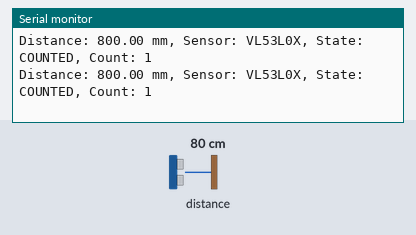
The sketch below on a simulated ESP32. Parts: the last lines printed to the serial monitor. Inputs (shaded band) come from the test bench; at power-on: distance to the obstacle 80 cm. The echo pulse lasts 58.3 µs per cm; WiFi joins after 1.5 s; servers stay silent unless stated; no MQTT or app messages arrive unless stated.

Above: at 2.8 s.
2.9 s: distance to the obstacle set to 96 cm
At 3.8 s:
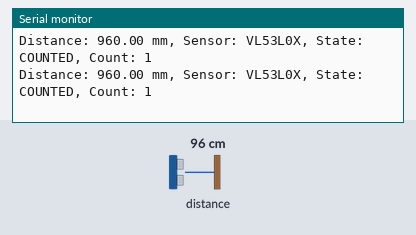
5.9 s: distance to the obstacle set to 104 cm
At 6.9 s:
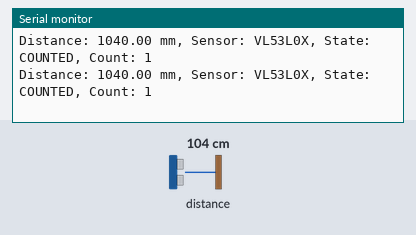
Timing chart, 0 to 8.9 s (numbered marks = the images above; inputs shaded):
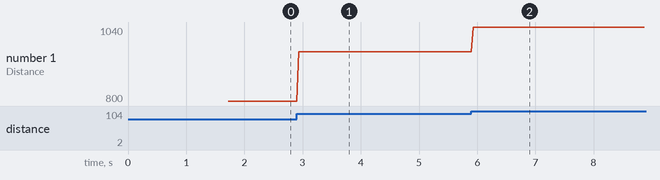

The sketch:

esp32_traffic_node.ino
```cpp
#include <Wire.h>
#include <VL53L0X.h>
#include <WiFi.h>
#include <PubSubClient.h>
#include <Arduino.h>

// WiFi & MQTT config
const char* wifiSSID = "Orange-6432-2.4GHz";
const char* wifiPassword = "hq3m6inREYi";
const char* mqttServer = "192.168.1.102";
const int mqttPort = 1883;
const char* mqttTopic = "vehicle/counter";
const char* nodeID = "node1";
const char* mqttStatusTopic = "vehicle/status";

WiFiClient espClient;
PubSubClient mqttClient(espClient);

// VL53L0X config
#define DETECTION_THRESHOLD_MAX 2000
#define DETECTION_THRESHOLD_MIN 150
#define DETECTION_VALID_TIME 15       // Minimum time in ms for VL53L0X
#define DETECTION_VALID_TIME_ULTRASONIC 50 // Minimum time in ms for ultrasonic
#define DETECTION_TIMEOUT 1000        // Timeout in ms to reset to WAITING
#define INVALID_DISTANCE 8190         // VL53L0X invalid distance value
#define INVALID_READINGS_THRESHOLD 3  // Require 3 consecutive invalid readings
#define COUNTED_TIMEOUT 5000          // 5 seconds
#define SHORT_VEHICLE_TIME 500        // Detection time threshold for short vehicles (ms)
#define LONG_VEHICLE_TIME 1500        // Detection time threshold for long vehicles (ms)
#define SHORT_VEHICLE_LENGTH 2000     // Length for short vehicles (mm, e.g., motorcycles)
#define MEDIUM_VEHICLE_LENGTH 4000    // Length for medium vehicles (mm, e.g., cars)
#define LONG_VEHICLE_LENGTH 10000     // Length for long vehicles (mm, e.g., trucks)
// Note: For side-of-road placement, calibrate SHORT_VEHICLE_TIME and LONG_VEHICLE_TIME based on sensor distance from road and expected vehicle speeds.

// Ultrasonic sensor pins (HC-SR04)
#define TRIG_PIN 5  // Pin for TRIG
#define ECHO_PIN 18 // Pin for ECHO

unsigned long lastCountedTime = 0;
int invalidReadingCount = 0;
unsigned long lastDetectionTime = 0;
unsigned long vehicleCount = 0;
unsigned long detectionStartTime = 0;  // Time when vehicle enters DETECTING state
float vehicleSpeed = 0.0;  // Speed in km/h
const char* vehicleType = "unknown";  // Vehicle type (short, medium, long)

// Variables for DETECTING state distance consistency check
static float lastDistances[3] = {0, 0, 0};
static int distanceIndex = 0;

enum DetectionState {
  WAITING,
  DETECTING,
  COUNTED
};

DetectionState state = WAITING;

VL53L0X sensor;

void connectWiFi() {
  Serial.print(F("Wi-Fi: "));
  WiFi.begin(wifiSSID, wifiPassword);
  uint32_t start = millis();
  while (WiFi.status() != WL_CONNECTED && millis() - start < 10000) {
    delay(500);
    Serial.print(F("."));
  }
  Serial.println(WiFi.status() == WL_CONNECTED ? F(" Connected") : F(" Failed"));
}

void connectMQTT() {
  if (WiFi.status() != WL_CONNECTED) connectWiFi();
  if (WiFi.status() == WL_CONNECTED) {
    mqttClient.setServer(mqttServer, mqttPort);
    Serial.print(F("MQTT: "));
    if (mqttClient.connect("ESP32_VL53L0X_node1", mqttStatusTopic, 0, true, "offline")) {
      Serial.println("Connected");
      mqttClient.publish(mqttStatusTopic, "online", true);
    } else {
      Serial.println("Failed");
    }
  }
}

// Function to read distance from ultrasonic sensor (HC-SR04)
float readUltrasonicDistance() {
  const int NUM_READINGS = 3; // Nombre de lectures consécutives
  float distances[NUM_READINGS];
  int validReadings = 0;

  for (int i = 0; i < NUM_READINGS; i++) {
    digitalWrite(TRIG_PIN, LOW);
    delayMicroseconds(2);
    digitalWrite(TRIG_PIN, HIGH);
    delayMicroseconds(10);
    digitalWrite(TRIG_PIN, LOW);

    long duration = pulseIn(ECHO_PIN, HIGH, 30000); // Timeout after 30ms (~5m)
    if (duration == 0) {
      distances[i] = INVALID_DISTANCE;
      Serial.println("Ultrasonic: No echo received");
    } else {
      distances[i] = (duration * 0.343) / 2; // Distance in mm
      Serial.print("Ultrasonic: Raw duration = ");
      Serial.print(duration);
      Serial.print(" us, Distance = ");
      Serial.print(distances[i]);
      Serial.println(" mm");
    }

    if (distances[i] >= DETECTION_THRESHOLD_MIN && distances[i] <= DETECTION_THRESHOLD_MAX) {
      validReadings++;
    }
    delay(10); // Petite pause entre les lectures
  }

  // Vérifier si au moins 2 des 3 lectures sont valides
  if (validReadings >= 2) {
    // Retourner la moyenne des lectures valides
    float sum = 0;
    int count = 0;
    for (int i = 0; i < NUM_READINGS; i++) {
      if (distances[i] >= DETECTION_THRESHOLD_MIN && distances[i] <= DETECTION_THRESHOLD_MAX) {
        sum += distances[i];
        count++;
      }
    }
    float averageDistance = sum / count;
    Serial.print("Ultrasonic: Valid average distance = ");
    Serial.print(averageDistance);
    Serial.println(" mm");
    return averageDistance;
  } else {
    Serial.println("Ultrasonic: Insufficient valid readings");
    return INVALID_DISTANCE;
  }
}

void setup() {
  Serial.begin(115200);
  delay(50);

  // Initialize ultrasonic sensor pins
  pinMode(TRIG_PIN, OUTPUT);
  pinMode(ECHO_PIN, INPUT);

  connectWiFi();

  Wire.begin();
  Wire.setClock(400000);  // Fast I2C for better performance

  // Initialize VL53L0X sensor
  sensor.setTimeout(500);
  if (!sensor.init()) {
    Serial.println("Failed to boot VL53L0X");
    while (1);
  }

  // Configure for long-range mode
  sensor.setSignalRateLimit(0.25); // Lower signal rate for increased range
  sensor.setMeasurementTimingBudget(10000);
  sensor.setVcselPulsePeriod(VL53L0X::VcselPeriodPreRange, 18);
  sensor.setVcselPulsePeriod(VL53L0X::VcselPeriodFinalRange, 14);

  // Start continuous ranging
  sensor.startContinuous(20);
  lastCountedTime = millis();
  connectMQTT();

  Serial.println("Sensor ready");
}

void loop() {
  if (!mqttClient.connected() && WiFi.status() == WL_CONNECTED) connectMQTT();
  mqttClient.loop();

  // Read distance from VL53L0X
  uint16_t rawDistance = sensor.readRangeContinuousMillimeters();
  float distance;
  bool usingUltrasonic = false;

  // Check if VL53L0X reading is invalid or out of range
  if (sensor.timeoutOccurred() || rawDistance == INVALID_DISTANCE || rawDistance > DETECTION_THRESHOLD_MAX) {
    Serial.println("VL53L0X: Timeout or out of range, switching to ultrasonic sensor");
    distance = readUltrasonicDistance();
    usingUltrasonic = true;
    if (distance == INVALID_DISTANCE || distance > DETECTION_THRESHOLD_MAX) {
      Serial.println("Ultrasonic: Invalid reading or out of range");
      state = WAITING;
      return;
    }
  } else {
    distance = rawDistance; // Use VL53L0X reading
  }

  unsigned long currentTime = millis();
  uint16_t currentDetectionTime = usingUltrasonic ? DETECTION_VALID_TIME_ULTRASONIC : DETECTION_VALID_TIME;

  // Debug output
  Serial.print("Distance: ");
  Serial.print(distance);
  Serial.print(" mm, Sensor: ");
  Serial.print(usingUltrasonic ? "Ultrasonic" : "VL53L0X");
  Serial.print(", State: ");
  switch (state) {
    case WAITING: Serial.print("WAITING"); break;
    case DETECTING: Serial.print("DETECTING"); break;
    case COUNTED: Serial.print("COUNTED"); break;
  }
  Serial.print(", Count: ");
  Serial.println(vehicleCount);

  switch (state) {
    case WAITING:
      // Check for object within valid range
      if (distance >= DETECTION_THRESHOLD_MIN && distance <= DETECTION_THRESHOLD_MAX) {
        state = DETECTING;
        lastDetectionTime = currentTime;
        detectionStartTime = currentTime;  // Record entry time
        Serial.println("Object detected, switching to DETECTING...");
      }
      break;

    case DETECTING: {
      // Block to limit scope of distancesConsistent
      bool distancesConsistent = true;

      // Stocker la nouvelle distance
      lastDistances[distanceIndex % 3] = distance;
      distanceIndex++;

      // Vérifier si les distances sont cohérentes (écart < 100 mm)
      if (distanceIndex >= 3) {
        for (int i = 1; i < 3; i++) {
          if (abs(lastDistances[i] - lastDistances[i-1]) > 100) {
            distancesConsistent = false;
            break;
          }
        }
      }

      // Validate distance and duration
      if (distance >= DETECTION_THRESHOLD_MIN && distance <= DETECTION_THRESHOLD_MAX && distancesConsistent) {
        if (currentTime - lastDetectionTime >= currentDetectionTime) {
          // Valid detection, count vehicle
          vehicleCount++;
          Serial.print("Vehicle detected! Count: ");
          Serial.println(vehicleCount);

          // Send MQTT message
          char message[128];
          snprintf(message, sizeof(message), "{\"node\":\"%s\",\"count\":%lu,\"distance\":%.1f,\"speed\":%.1f,\"type\":\"%s\",\"timestamp\":%lu}",
                   nodeID, vehicleCount, distance, vehicleSpeed, vehicleType, millis());
          mqttClient.publish(mqttTopic, message);
          Serial.print("MQTT sent: ");
          Serial.println(message);

          state = COUNTED;
          distanceIndex = 0; // Réinitialiser l'index
        }
      } else if (currentTime - lastDetectionTime > DETECTION_TIMEOUT || distance == INVALID_DISTANCE) {
        // Timeout or invalid distance, reset to WAITING
        Serial.println("Detection timeout or invalid distance, back to WAITING");
        state = WAITING;
        distanceIndex = 0;
      }
      break;
    }

    case COUNTED:
      if (distance > DETECTION_THRESHOLD_MAX || distance == INVALID_DISTANCE) {
        invalidReadingCount++;
        if (invalidReadingCount >= INVALID_READINGS_THRESHOLD) {
          Serial.println("Object left range, back to WAITING");
          // Calculate vehicle type and speed
          unsigned long timeTaken = currentTime - detectionStartTime;  // Time from DETECTING to WAITING
          float vehicleLength = MEDIUM_VEHICLE_LENGTH;  // Default to medium
          if (timeTaken > 0) {  // Avoid division by zero
            if (timeTaken < SHORT_VEHICLE_TIME) {
              vehicleType = "short";
              vehicleLength = SHORT_VEHICLE_LENGTH;
            } else if (timeTaken < LONG_VEHICLE_TIME) {
              vehicleType = "medium";
              vehicleLength = MEDIUM_VEHICLE_LENGTH;
            } else {
              vehicleType = "long";
              vehicleLength = LONG_VEHICLE_LENGTH;
            }
            float speed_ms = (float)vehicleLength / timeTaken;  // Speed in m/s
            vehicleSpeed = speed_ms * 3.6;  // Convert to km/h
            Serial.print("Vehicle type: ");
            Serial.print(vehicleType);
            Serial.print(", Length: ");
            Serial.print(vehicleLength);
            Serial.print(" mm, Speed: ");
            Serial.print(vehicleSpeed);
            Serial.println(" km/h");
          } else {
            vehicleSpeed = 0.0;
            vehicleType = "unknown";
            Serial.println("Error: Time taken is zero, cannot calculate speed");
          }
          state = WAITING;
          invalidReadingCount = 0;
        }
      } else {
        invalidReadingCount = 0;
        lastCountedTime = currentTime;  // Reset timeout on valid reading
      }
      if (currentTime - lastCountedTime > COUNTED_TIMEOUT) {
        Serial.println("COUNTED timeout, back to WAITING");
        // Calculate vehicle type and speed
        unsigned long timeTaken = currentTime - detectionStartTime;  // Time from DETECTING to WAITING
        float vehicleLength = MEDIUM_VEHICLE_LENGTH;  // Default to medium
        if (timeTaken > 0) {  // Avoid division by zero
          if (timeTaken < SHORT_VEHICLE_TIME) {
            vehicleType = "short";
            vehicleLength = SHORT_VEHICLE_LENGTH;
          } else if (timeTaken < LONG_VEHICLE_TIME) {
            vehicleType = "medium";
            vehicleLength = MEDIUM_VEHICLE_LENGTH;
          } else {
            vehicleType = "long";
            vehicleLength = LONG_VEHICLE_LENGTH;
          }
          float speed_ms = (float)vehicleLength / timeTaken;  // Speed in m/s
          vehicleSpeed = speed_ms * 3.6;  // Convert to km/h
          Serial.print("Vehicle type: ");
          Serial.print(vehicleType);
          Serial.print(", Length: ");
          Serial.print(vehicleLength);
          Serial.print(" mm, Speed: ");
          Serial.print(vehicleSpeed);
          Serial.println(" km/h");
        } else {
          vehicleSpeed = 0.0;
          vehicleType = "unknown";
          Serial.println("Error: Time taken is zero, cannot calculate speed");
        }
        state = WAITING;
        invalidReadingCount = 0;
      }
      break;
  }
}
```

Measured:
- after the input at 2.9 s, the serial monitor: prints a new line at once (image 1)
- after the input at 5.9 s, the serial monitor: prints a new line at once (image 2)
- plotted number 1: 800 → 960 after the input at 2.9 s, 960 → 1040 after the input at 5.9 s
